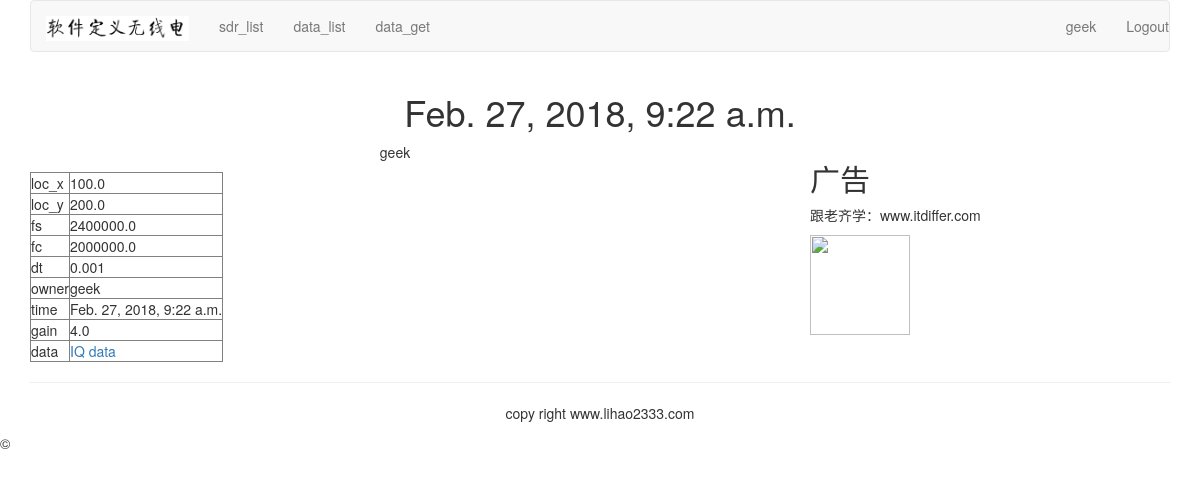
Screenshot of /data/18/ (signed in) with the database file from the repository.
### data/models.py (models this page shows)
class Data(models.Model):
    owner = models.ForeignKey(User,on_delete=models.CASCADE, related_name="data_owner")
    loc_x = models.FloatField()
    loc_y = models.FloatField()
    fs = models.FloatField()
    dt = models.FloatField()
    fc = models.FloatField()
    gain = models.FloatField()
    data = models.FileField(upload_to=user_directory_path)
    time = models.DateTimeField(default=timezone.now())

### data/views.py (the view)
# urls.py: url(r'(?P<data_id>\d+)/$', views.data_detail, name="data_detail"),
def data_detail(request, data_id):
    data = Data.objects.get(id=data_id,owner=request.user)
    return render(request, "data/detail.html", {"data":data})

### templates/data/detail.html (shortened to what this page needs)
{% extends "base.html" %}
{% block content %}
<div class="row text-center vertical-middle-sm">
    <h1>{{ data.time }}</h1>
</div>
<div class="row">
    <div class="col-xs-12 col-md-8">
        <p class="text-center"><span>{{ data.owner.username }}</span></p>
        <table border="1">
                <tr>
                        <td>loc_x</td>
						<td>{{data.loc_x}}</td>
                </tr>
                <tr>
                        <td>loc_y</td>
						<td>{{data.loc_y}}</td>
                </tr>
                <tr>
                        <td>fs</td>
						<td>{{data.fs}}</td>
                </tr>
                <tr>
                        <td>fc</td>
						<td>{{data.fc}}</td>
                </tr>
                <tr>
                        <td>dt</td>
						<td>{{data.dt}}</td>
                </tr>
                <tr>
                        <td>owner</td>
						<td>{{data.owner}}</td>
                </tr>
                <tr>
                        <td>time</td>
						<td>{{data.time}}</td>
                </tr>
                <tr>
                        <td>gain</td>
						<td>{{data.gain}}</td>
                </tr>
                <tr>
                        <td>data</td>
						<td><a href="{{data.data.url}}">IQ data</a></td>
                </tr>
        </table>
    </div>
    <div class="col-xs-6 col-md-4">
        <h2>广告</h2>
        <p>跟老齐学：www.itdiffer.com</p>
        <img width="100px" height="100" src="http://www.mrwallpaper.com/wallpapers/Fluffy-Cat.jpg">
    </div>
</div>
{% endblock %}

### templates/header.html
{%load staticfiles%}
<div class="container">
        <nav class="navbar navbar-default" role="navigation">
                <div class="navbar-header">
						<a class="navbar-brand" href="http://lihao2333.com"><img src="{%static 'image/logo.png'%}" height="25px" alt=""></a>
                </div>
                <div>
                        <ul class="nav navbar-nav" role="navigation">
								<li><a href="{%url 'sdrpub_list'%}">sdr_list</a></li>
                                <li><a href="{%url 'data_list'%}">data_list</a></li>
                                <li><a href="{%url 'data_get'%}">data_get</a></li>
                        </ul>
                        <ul class="nav navbar-nav navbar-right">
                                {% if user.is_authenticated%}
								<li><a href="#">{{user.username}}</a></li>
								<li><a href="{%url 'user_logout'%}">Logout</a></li>
								{% else %}
                                <li><a href="{% url 'user_login' %}">login</a></li>
								{% endif %}
                        </ul>
                </div>
        </nav>
</div>

### rows the page displays
Data: time "Feb. 27, 2018, 9:22 a.m.", owner.username "geek", loc_x "100.0", loc_y "200.0", fs "2400000.0", fc "2000000.0", dt "0.001", owner "geek", gain "4.0"

### other values shown
{{ user.username }} "geek"
